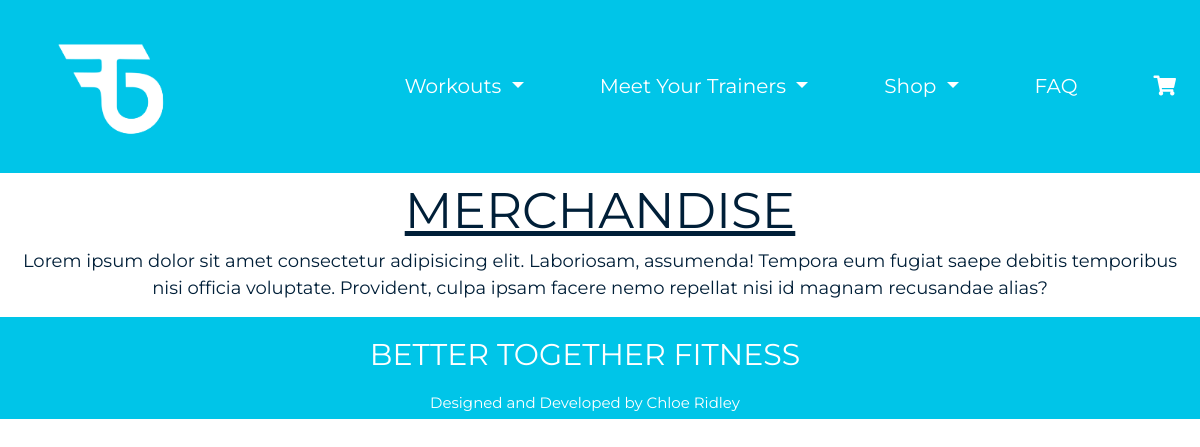
Page /products/merchandise/ on the earlier database version.
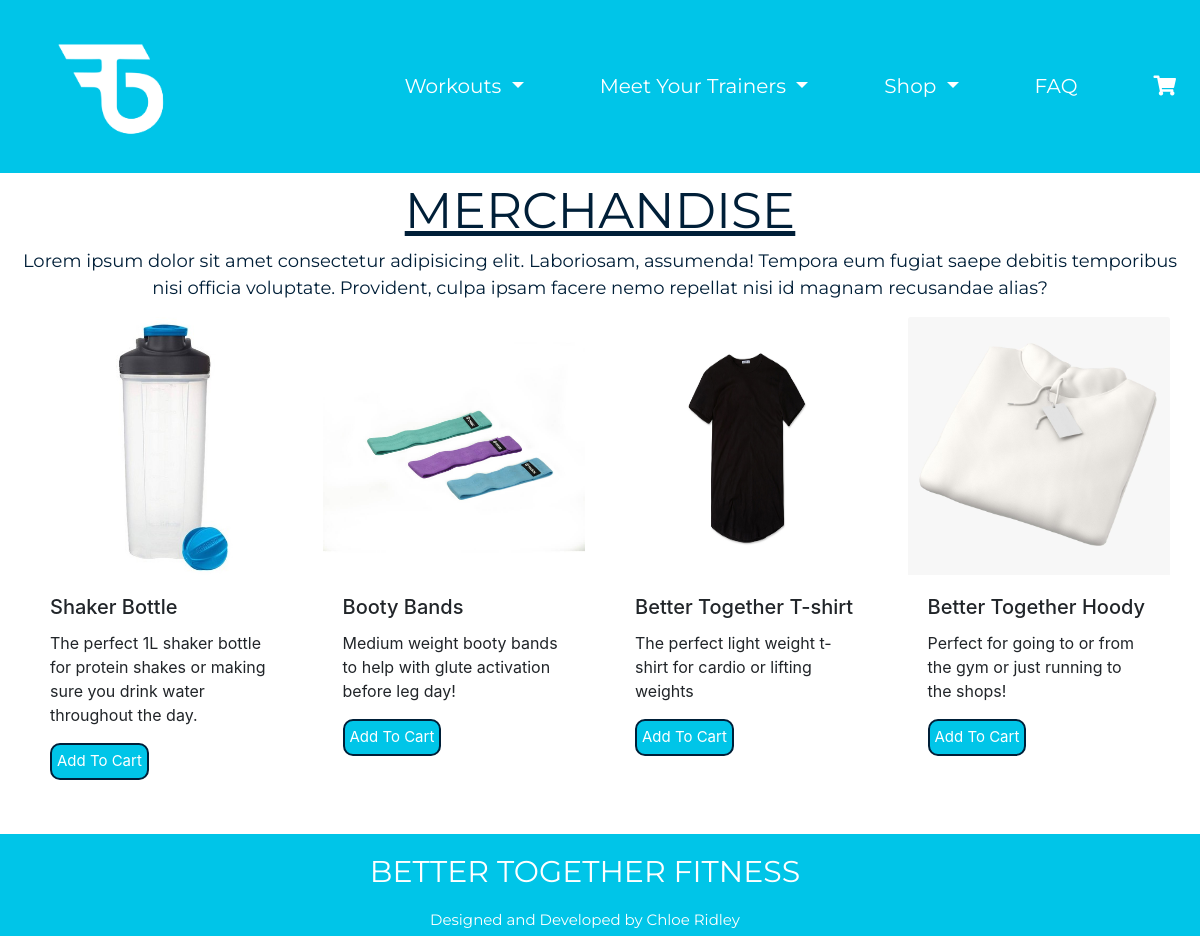
Same page on the later database version.
### products/models.py (models this page shows, shortened)
class merchandise(models.Model):
    class Meta:
        verbose_name_plural = "Merch" # how the model is displayed in the admin page
    sku = models.CharField(max_length=254, null=True, blank=True)
    name = models.CharField(max_length=254)
    description = models.TextField()
    price = models.DecimalField(max_digits=6, decimal_places=2)
    rating = models.DecimalField(max_digits=6, decimal_places=2, null=True, blank=True)
    image_url = models.URLField(max_length=1024, null=True, blank=True)
    image = models.ImageField(null=True, blank=True)

### products/views.py (the view)
# urls.py: path('merchandise/', views.merch, name="merch"),
def merch(request):
    merch = merchandise.objects.all()
    context = {
        'merch': merch,
    }
    return render(request, 'products/merchandise.html', context)

### products/templates/products/merchandise.html (shortened to what this page needs)
{% extends 'base.html' %}
{% load static %}
{% block content %}
<div class="row container-fluid sectionRow">
    <p class="guides">Merchandise</p>
    <p class="aboutGuides">Lorem ipsum dolor sit amet consectetur adipisicing elit. Laboriosam, assumenda! Tempora eum
        fugiat saepe debitis temporibus nisi officia voluptate. Provident, culpa ipsam facere nemo repellat nisi id
        magnam recusandae alias?</p>
</div>
<div class="row container-fluid sectionRow">
    {% for M in merch %}
    <div class="col-sm-6 col-md-6 col-lg-4 col-xl-3">
    <div class="card h-100 border-0">
        <img src="{{ M.image.url }}" class="card-img-top h-50" alt="{{ M.image_url }}">
        <div class="card-body">
          <h5 class="card-title">{{ M.name }}</h5>
          <p class="card-text">{{ M.description }}</p>
          <form method="POST" action="">
        <input type="submit" value="Add To Cart" class="addToCart">
        </form>
        </div>
      </div>
    </div>
      {% endfor %}
</div>
{% endblock %}

### templates/base.html (shortened to what this page needs)
{% load static %}
<!doctype html>
<html lang="en">
<head>
    {% block core_css %}
    <link rel="stylesheet" href="https://stackpath.bootstrapcdn.com/bootstrap/4.4.1/css/bootstrap.min.css"
>
    <link rel="stylesheet" href="{% static 'css/base.css' %}">
    <link rel="stylesheet" href="https://cdnjs.cloudflare.com/ajax/libs/font-awesome/5.15.1/css/all.min.css"
 />
    {% endblock %}
</head>
<body>
    <header>
        <nav class="navbar navbar-expand-lg">
            <a class="navbar-brand" href="{% url 'home' %}">
                <img src="../../../media/bt-logo-white.png" class="logo" alt="Better Together Fitness Logo">
            </a>
            <div class="collapse navbar-collapse justify-content-end" id="navbarNav">
                <ul class="navbar-nav">
                    <li class="nav-item dropdown">
                        <a class="nav-link dropdown-toggle" href="#" id="navbarDropdownMenuLink" data-toggle="dropdown"
                            aria-haspopup="true" aria-expanded="false">
                            Workouts
                        </a>
                    </li>
                    <li class="nav-item dropdown">
                        <a class="nav-link dropdown-toggle" href="#" id="navbarDropdownMenu" data-toggle="dropdown"
                            aria-haspopup="true" aria-expanded="false">
                            Meet Your Trainers
                        </a>
                    </li>
                    <li class="nav-item dropdown">
                        <a class="nav-link dropdown-toggle" href="#" id="navbarDropdownMenuTwo" data-toggle="dropdown"
                            aria-haspopup="true" aria-expanded="false">
                            Shop
                        </a>
                    </li>
                    <li class="nav-item">
                        <a class="nav-link" href="">FAQ</a>
                    </li>
                    <li class="nav-item active">
                        <a class="nav-link" href=""><i class="fas fa-shopping-cart"></i><span class="sr-only">(current)</span></a>
                    </li>
                </ul>
            </div>
        </nav>
    </header>
    {% block content %}
    {% endblock %}
    <footer>
        <div class="row container-fluid">
            <p class="footerPara">BETTER TOGETHER FITNESS</p>
        </div>
        <div class="row container-fluid">
            <a href="https://www.linkedin.com/in/chloe-ridley-3412a311a/" target="_blank" class="ChloePara">Designed and Developed by Chloe Ridley</a>
        </div>
    </footer>
</body>
</html>

### static/css/base.css (style rules this page uses)
footer { background-color: #00c5e8; width: 100vw; }
.footerPara { margin: auto; text-align: center; font-size: 30px; color:white; font-family: 'Montserrat', sans-serif; padding: 15px; }
.ChloePara { margin: auto; text-align: center; font-size: 15px; color:white; font-family: 'Montserrat', sans-serif; padding-bottom: 5px; }
body { width:100vw; }
.navbar { background-color: #00c5e8; width: 100vw; }
.logo { max-width: 200px; max-height: 200px; }
.nav-link { font-size: 20px; margin-left: 60px; text-decoration: none; color:white; text-align: right; font-family: 'Montserrat', sans-serif; }
.sectionRow { margin-right: 0px; margin-left: 0px; }
ul { list-style: none; padding-left: 0; }
.guides { font-family: 'Montserrat', sans-serif; font-size: 50px; color: #001f38; text-decoration: underline; margin: auto; text-transform: uppercase; }
.aboutGuides { font-family: 'Montserrat', sans-serif; font-size: 18px; color: #001f38; margin: auto; text-align: center; margin-bottom: 15px; }
.addToCart { background-color: #00c5e8; color: white; border: 2px #001f38 solid; border-radius: 10px; font-size: 15px; padding: 5px; margin: auto; margin-bottom: 30px; }

Differences in the rows shown:
added merchandise: image (picture), name "Shaker Bottle", description "The perfect 1L shaker bottle for protein shakes or making sure you drink water throughout the day."
added merchandise: image (picture), name "Booty Bands", description "Medium weight booty bands to help with glute activation before leg day!"
added merchandise: image (picture), name "Better Together T-shirt", description "The perfect light weight t-shirt for cardio or lifting weights"
added merchandise: image (picture), name "Better Together Hoody", description "Perfect for going to or from the gym or just running to the shops!"
